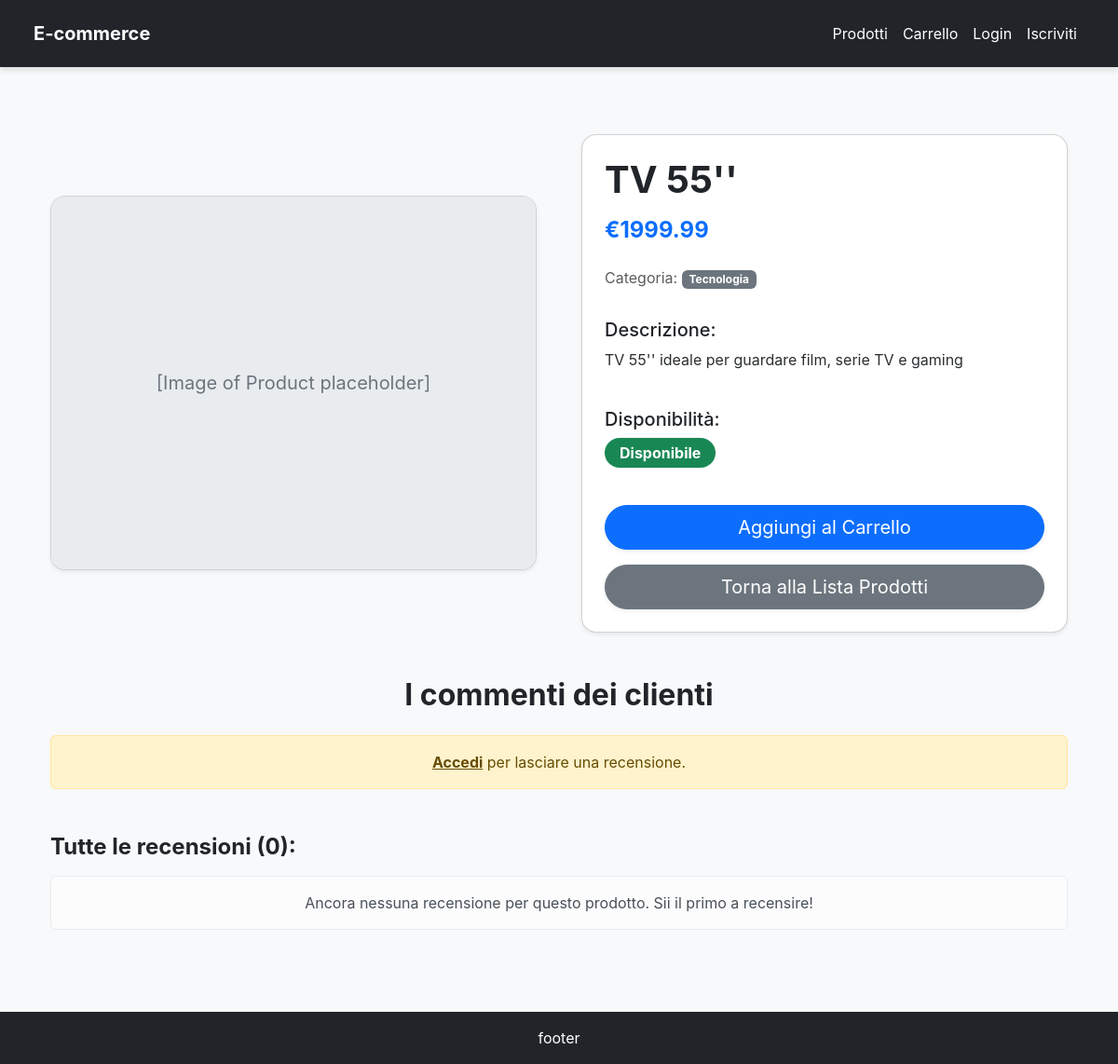
The page /products/tv-55/ on the database as committed earlier.
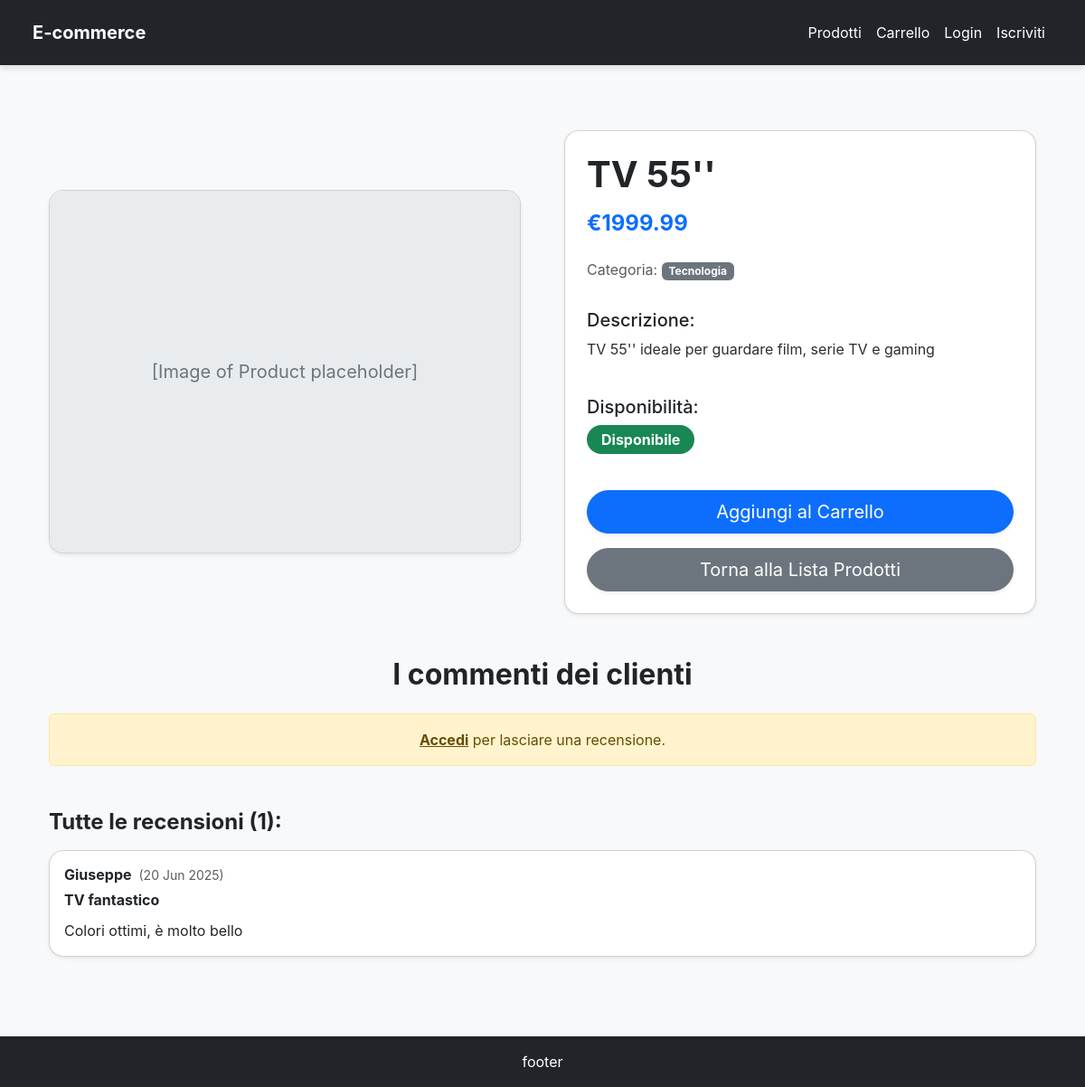
The same page on the database as committed later.
### products/models.py (models this page shows)
class Review(models.Model):
    customer = models.ForeignKey(settings.AUTH_USER_MODEL, on_delete=models.CASCADE)
    product = models.ForeignKey(Product, on_delete=models.CASCADE)
    title = models.CharField(max_length=100)
    text = models.TextField(blank=True)
    created_at = models.DateTimeField(auto_now_add=True)
    class Meta:
        unique_together = ('customer', 'product')

### accounts/models.py (models this page shows, shortened)
class CustomUser(AbstractUser):
    birth_date = models.DateField(blank=True, null=True)
    country = models.CharField(max_length=100, blank=True, null=True)
    city = models.CharField(max_length=100, blank=True, null=True)
    address = models.CharField(max_length=255, blank=True, null=True)
    postcode = models.CharField(max_length=20, blank=True, null=True)
    REQUIRED_FIELDS = ['email']
    class Meta:
        verbose_name = 'Custom user'
        verbose_name_plural = 'Custom users'

### products/views.py (the view, shortened to what this page needs)
# urls.py: path("<slug:slug>/", ProductDetails.as_view(), name="product_details"),
class ProductDetails(DetailView):
    model = Product
    template_name = "product_details.html"
    context_object_name = 'product'
    slug_field = 'slug'
    slug_url_kwarg = 'slug'
    def get_context_data(self, **kwargs):
        context = super().get_context_data(**kwargs)
        product = self.get_object() # Ottiene il prodotto corrente
        context['reviews'] = Review.objects.filter(product=product)
        context['review_form'] = None # Inizializza il form a None
        context['has_purchased'] = False
        context['user_review'] = None # Recensione dell'utente corrente, se esiste
        return context

### templates/product_details.html (shortened to what the changed rows need)
{% extends 'base.html' %}
{% load crispy_forms_tags %}
{% block content %}
<div class="container my-5">
    <div class="row gx-5 align-items-center">
        <div class="col-md-6">
            <div class="card shadow-sm rounded-card p-4">
                <h1 class="fw-bold text-dark mb-3">{{ product.name }}</h1>
            </div>
        </div>
    </div>
    <div class="row mt-5">
        <div class="col-12">
            <h2 class="fw-bold text-dark mb-4 text-center">I commenti dei clienti</h2>
            {% if user.is_authenticated %}
                {% if user_review %}
                    <div class="card shadow-lg rounded-card p-4 mb-4 border border-warning">
                        <h4 class="fw-bold text-warning mb-3">La tua recensione:</h4>
                        <p><strong>Titolo:</strong> {{ user_review.title }}</p>
                        <p><strong>Commento:</strong> {{ user_review.text|default:"Nessun commento." }}</p>
                        <p class="text-muted small">Pubblicato il: {{ user_review.created_at|date:"d M Y, H:i" }}</p>
                        <button class="btn btn-outline-warning rounded-pill mt-3" data-bs-toggle="modal" data-bs-target="#editReviewModal">Modifica la tua Recensione</button>
                    </div>
                    <div class="modal fade" id="editReviewModal" tabindex="-1" aria-labelledby="editReviewModalLabel" aria-hidden="true">
                        <div class="modal-dialog modal-dialog-centered">
                            <div class="modal-content rounded-card">
                                <div class="modal-header">
                                    <h5 class="modal-title" id="editReviewModalLabel">Modifica la tua Recensione</h5>
                                    <button type="button" class="btn-close" data-bs-dismiss="modal" aria-label="Close"></button>
                                </div>
                                <form method="post" action="{% url 'add_review' product.slug %}">
                                    {% csrf_token %}
                                    <div class="modal-body">
                                        {{ review_form|crispy }}
                                    </div>
                                    <div class="modal-footer">
                                        <button type="button" class="btn btn-secondary rounded-pill" data-bs-dismiss="modal">Annulla</button>
                                        <button type="submit" class="btn btn-primary rounded-pill">Salva Modifiche</button>
                                    </div>
                                </form>
                            </div>
                        </div>
                    </div>
                {% elif has_purchased %}
                    <div class="card shadow-lg rounded-card p-4 mb-4">
                        <h4 class="fw-bold text-dark mb-3">Lascia la tua recensione:</h4>
                        <form method="post" action="{% url 'add_review' product.slug %}">
                            {% csrf_token %}
                            {{ review_form|crispy }}
                            <button type="submit" class="btn btn-success rounded-pill mt-3">Invia Recensione</button>
                        </form>
                    </div>
                {% else %}
                    <div class="alert alert-info text-center" role="alert">
                        Acquista questo prodotto e attendi che l'ordine sia 'Consegnato' per lasciare una recensione.
                    </div>
                {% endif %}
            {% else %}
                <div class="alert alert-warning text-center" role="alert">
                    <a href="{% url 'login' %}" class="alert-link">Accedi</a> per lasciare una recensione.
                </div>
            {% endif %}
            <h4 class="fw-bold text-dark mb-3 mt-5">Tutte le recensioni ({{ reviews.count }}):</h4>
            {% if reviews %}
                {% for review in reviews %}
                <div class="card p-3 mb-3 shadow-sm rounded-card">
                    <div class="d-flex align-items-center mb-2">
                        <h6 class="fw-bold mb-0 me-2">{{ review.customer.username }}</h6>
                        <span class="text-muted small">({{ review.created_at|date:"d M Y" }})</span>
                    </div>
                    <div class="mb-2">
                        <h6 class="fw-bold mb-1">{{ review.title }}</h6>
                    </div>
                    <p class="mb-0">{{ review.text|default:"Nessun commento." }}</p>
                </div>
                {% endfor %}
            {% else %}
                <div class="alert alert-light text-center" role="alert">
                    Ancora nessuna recensione per questo prodotto. Sii il primo a recensire!
                </div>
            {% endif %}
        </div>
    </div>
</div>
{% endblock content %}

Rows that differ between the two databases and show on the page:
added Review: customer.username "Giuseppe", created_at "20 Jun 2025", title "TV fantastico", text "Colori ottimi, è molto bello"
Other text that changed with them:
{{ reviews.count }}: "0" → "1"
text no longer shown: "Ancora nessuna recensione per questo prodotto. Sii il primo a recensire!"
